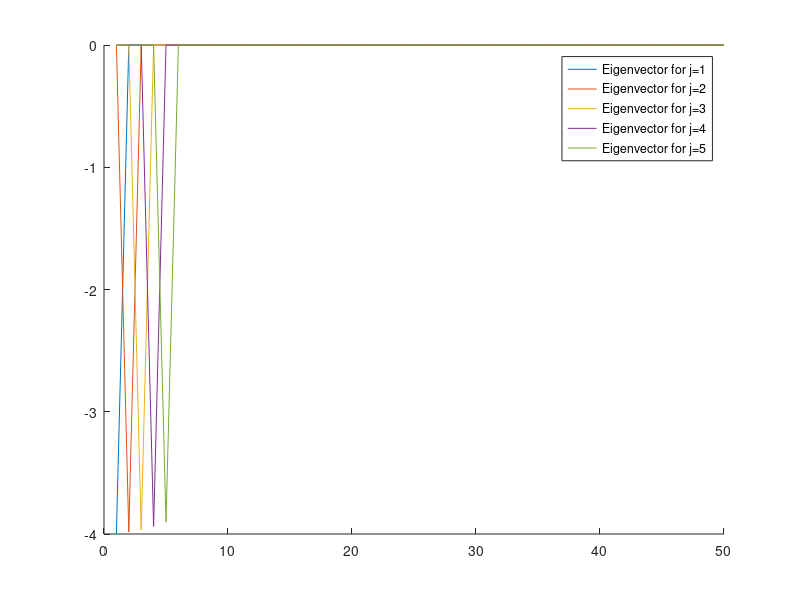

This figure's MATLAB source:
steps = [5, 20, 30, 50];
% steps = [2:20];

x0 = 0;
x1 = 1;

n_lambdas = min(steps);
lambdas = zeros(length(steps), n_lambdas);
step_sizes = (x1 - x0) ./ steps;

for i=1:length(steps)
    m = steps(i);
    disp(sprintf('Calculating eigenvalues for %d interior points...', m))
    
    h = (x1 - x0) / m;

    % Create internal matrix A 
    %
    e = ones(m, 1);
    A = spdiags([e -2*e e], -1:1, m, m);

    alpha = 0;

    % Set boundary conditions
    %
    
    % Left Dirichlet condition
    %
    A(1, 1) = A(1, 1) + alpha;
    
    % Right Robin condition
    %
    A(m, m) = (-2 - 4*h)/(3 + 2*h);
    A(m, m-1) = (2 + 2*h)/(3 + 2*h);

    [eigval eigvec] = eig(A);
    alpha = flip(eigval);
    
    lambda = alpha ./ (h^2);
    lambdas(i, :) = lambda(1:n_lambdas);
    
    if i == length(steps)
        figure;
        hold on;
        for j = 1:n_lambdas
            plot(eigvec(:, j), 'DisplayName', sprintf('Eigenvector for j=%d', j));
        end

        legend;

        input('Press [Enter] to continue...')
        hold off;
    end
end



disp(' ')
disp('       n       lambda_1  lambda_2   lambda_3   lambda_4   lambda_5')
disp([steps' lambdas])
input('Press [Enter] to continue...');